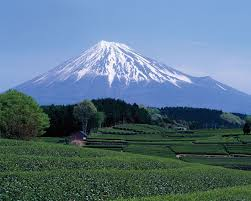
#> input picture fuzi-san.jpeg, 251 x 201 px
$ python 'Image Resizer Tool.py'
#> lines starting #> are read from the running program, lines starting #| are printed output that depends on the picture
from PIL import Image
if __name__ == '__main__':
    image = Image.open('fuzi-san.jpeg')
#> image is the input picture: PIL image 251x201 RGB; mean R, G, B 89.3, 116.3, 134.4
   # image.show()
    width, height = image.size
#> width = 251; height = 201
print(width, height)
#| 251 201
new_width = width//3
#> new_width = 83
new_height = height//3
#> new_height = 67
resized_image = image.resize((new_width , new_height))
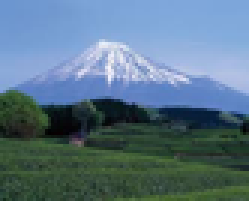
#> resized_image: PIL image 83x67 RGB (shown 3 times larger); mean R, G, B 89.3, 116.2, 134.4
print(resized_image.size)
#| (83, 67)
resized_image.show()
resized_image.save("resized-fuzi-san.jpez")
